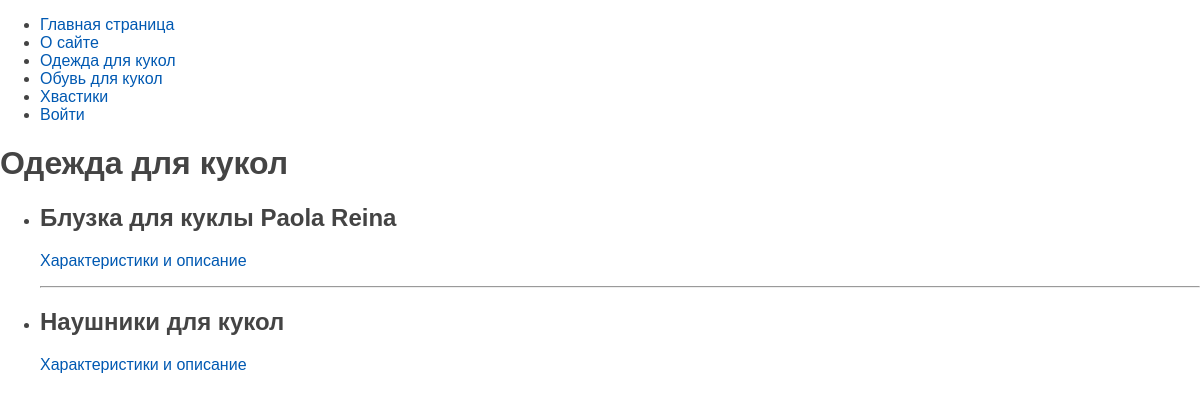
The app's page /clothes/, older data.
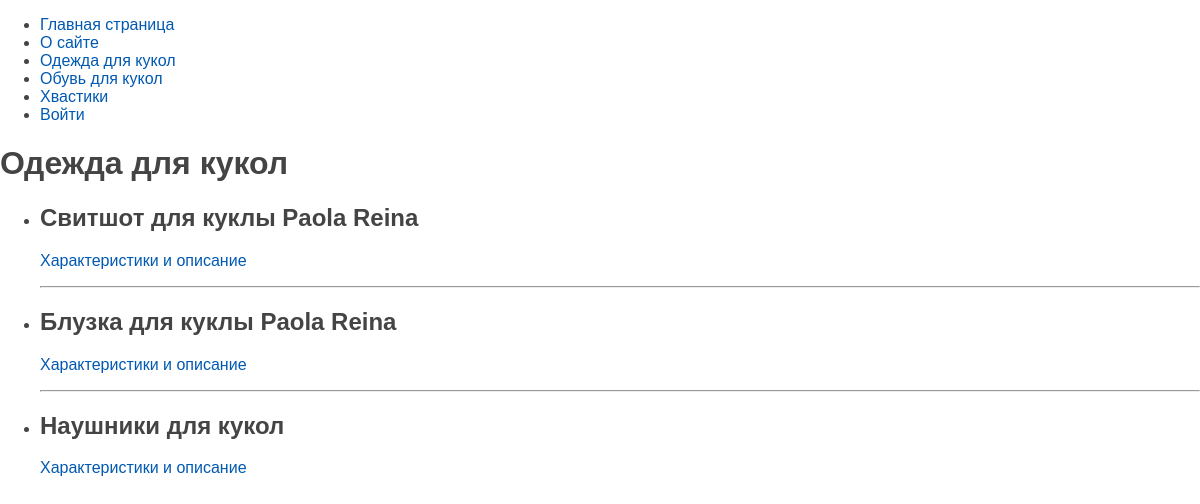
The same page, newer data.
### dolls/models.py (models this page shows, shortened)
class Typ_clothing(models.Model):
    class Status(models.IntegerChoices):
        DRAFT = 0, 'Недоступно'
        AVAILABILITY = 1, 'Доступно'
    title = models.CharField(max_length=150, verbose_name='Название')
    slug = models.SlugField(max_length=255, unique=True, db_index=True, verbose_name='Слаг')
    content = models.TextField(blank=True, verbose_name='Описание')
    is_availability = models.BooleanField(
        choices=tuple(map(lambda x: (bool(x[0]), x[1]), Status.choices)), default=Status.DRAFT, verbose_name='Наличие')
    selection_clothes = models.ForeignKey('Menu_selection_clothes', on_delete=models.PROTECT,
                                          related_name='typ_clot', verbose_name='Вид одежды')
    objects = models.Manager()
    availability = AvailabilityManager()
    def get_absolute_url(self):
        return reverse('post_clothes', kwargs={'post_slug': self.slug})
    class Meta:
        verbose_name = "Одежда для кукол"
        verbose_name_plural = "Одежда для кукол"

### dolls/views.py (the view)
# urls.py: path('clothes/', views.clothes, name='clothes'),
def clothes(request):
    Typ_clot = Typ_clothing.availability.all()
    menu_selection_clothes = Menu_selection_clothes.objects.all()
    data = {
        'menu_selection_clothes': menu_selection_clothes,
        'title': 'Одежда для кукол',
        'menu': menu,
        'typ_clothing': Typ_clot
    }
    return render(request, 'dolls/clothes.html', data)

### dolls/models.py (called while the page is built)
    def get_queryset(self):
        return super().get_queryset().filter(is_availability=Typ_clothing.Status.AVAILABILITY)

### dolls/templates/dolls/clothes.html (shortened to what this page needs)
{% extends 'base.html' %}
{% block content %}
<h1>{{ title }}</h1>
<ul>
    {% for i in typ_clothing %}
    <li>
        <h2>{{ i.title }}</h2>
        <p><a href="{{ i.get_absolute_url }}"> Характеристики и описание </a></p>
        {% if not forloop.last %}
        <hr>
        {% endif %}
    </li>
    {% endfor %}
</ul>
{% endblock %}

Row changes from the older to the newer data that the page shows:
now on this page (row edited): Typ_clothing: title "Свитшот для куклы Paola Reina"
